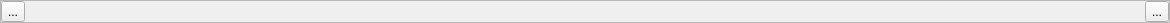
<?xml version="1.0" encoding="UTF-8"?>
<ui version="4.0">
 <class>TopToolBar</class>
 <widget class="QWidget" name="TopToolBar">
  <property name="geometry">
   <rect>
    <x>0</x>
    <y>0</y>
    <width>1170</width>
    <height>22</height>
   </rect>
  </property>
  <property name="windowTitle">
   <string>Form</string>
  </property>
  <layout class="QHBoxLayout" name="horizontalLayout">
   <property name="spacing">
    <number>0</number>
   </property>
   <property name="leftMargin">
    <number>0</number>
   </property>
   <property name="topMargin">
    <number>0</number>
   </property>
   <property name="rightMargin">
    <number>0</number>
   </property>
   <property name="bottomMargin">
    <number>0</number>
   </property>
   <item>
    <widget class="QFrame" name="frame">
     <property name="frameShape">
      <enum>QFrame::StyledPanel</enum>
     </property>
     <property name="frameShadow">
      <enum>QFrame::Plain</enum>
     </property>
     <layout class="QHBoxLayout" name="horizontalLayout_2">
      <property name="spacing">
       <number>0</number>
      </property>
      <property name="leftMargin">
       <number>0</number>
      </property>
      <property name="topMargin">
       <number>0</number>
      </property>
      <property name="rightMargin">
       <number>0</number>
      </property>
      <property name="bottomMargin">
       <number>0</number>
      </property>
      <item>
       <widget class="QToolButton" name="toolButton_2">
        <property name="text">
         <string>...</string>
        </property>
       </widget>
      </item>
      <item>
       <spacer name="horizontalSpacer">
        <property name="orientation">
         <enum>Qt::Horizontal</enum>
        </property>
        <property name="sizeHint" stdset="0">
         <size>
          <width>40</width>
          <height>20</height>
         </size>
        </property>
       </spacer>
      </item>
      <item>
       <widget class="QToolButton" name="toolButton">
        <property name="text">
         <string>...</string>
        </property>
       </widget>
      </item>
     </layout>
    </widget>
   </item>
  </layout>
 </widget>
 <resources/>
 <connections/>
</ui>
